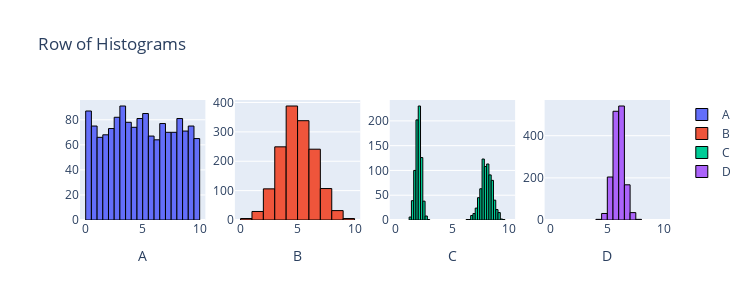

Source (notebook cell):
### Code cell
from scipy import stats
import plotly.graph_objects as go
from plotly.subplots import make_subplots
import numpy as np

n = 1500
data1 = stats.uniform.rvs(0, 10, size=n)
data2 = stats.norm.rvs(5, 1.5, size=n)
data3 = np.r_[stats.norm.rvs(2, 0.25, size=int(n/2)), stats.norm.rvs(8, 0.5, size=int(n/2))]
data4 = stats.norm.rvs(6, 0.5, size=n)

fig = make_subplots(rows=1, cols=4)

fig.add_trace(go.Histogram(x=data1, name='A', nbinsx=30, marker=dict(line=dict(color='black', width=1))), row=1, col=1)
fig.add_trace(go.Histogram(x=data2, name='B', nbinsx=15, marker=dict(line=dict(color='black', width=1))), row=1, col=2)
fig.add_trace(go.Histogram(x=data3, name='C', nbinsx=45, marker=dict(line=dict(color='black', width=1))), row=1, col=3)
fig.add_trace(go.Histogram(x=data4, name='D', nbinsx=15, marker=dict(line=dict(color='black', width=1))), row=1, col=4)

fig.update_layout(height=300, width=750, title_text="Row of Histograms")
fig.update_xaxes(title_text="A", row=1, col=1)
fig.update_xaxes(title_text="B", row=1, col=2)
fig.update_xaxes(title_text="C", row=1, col=3)
fig.update_xaxes(title_text="D", row=1, col=4)
fig.update_xaxes(range=[-0.5, 10.5])

for trace in fig.data:
    trace.xbins = dict(start=0, end=10)
    
# This code was produced by just making requests to Microsoft Copilot
# https://github.com/pointOfive/stat130chat130/blob/main/CHATLOG/wk3/COP/SLS/0001_concise_makeAplotV1.md

fig.show() # USE `fig.show(renderer="png")` FOR ALL GitHub and MarkUs SUBMISSIONS

### Figure 1 — Plotly figure (JSON) as saved in the notebook; plotly's stock layout.template omitted (floating-point values rounded to 4 significant figures; data arrays with more than 128 entries replaced by an {"elided": "..."} marker saying what was removed)
{"data": [{"marker": {"line": {"color": "black", "width": 1}}, "name": "A", "nbinsx": 30, "type": "histogram", "x": {"elided": "1500 float values"}, "xaxis": "x", "xbins": {"end": 10, "start": 0}, "yaxis": "y"}, {"marker": {"line": {"color": "black", "width": 1}}, "name": "B", "nbinsx": 15, "type": "histogram", "x": {"elided": "1500 float values"}, "xaxis": "x2", "xbins": {"end": 10, "start": 0}, "yaxis": "y2"}, {"marker": {"line": {"color": "black", "width": 1}}, "name": "C", "nbinsx": 45, "type": "histogram", "x": {"elided": "1500 float values"}, "xaxis": "x3", "xbins": {"end": 10, "start": 0}, "yaxis": "y3"}, {"marker": {"line": {"color": "black", "width": 1}}, "name": "D", "nbinsx": 15, "type": "histogram", "x": {"elided": "1500 float values"}, "xaxis": "x4", "xbins": {"end": 10, "start": 0}, "yaxis": "y4"}], "layout": {"height": 300, "title": {"text": "Row of Histograms"}, "width": 750, "xaxis": {"anchor": "y", "domain": [0, 0.2125], "range": [-0.5, 10.5], "title": {"text": "A"}}, "xaxis2": {"anchor": "y2", "domain": [0.2625, 0.475], "range": [-0.5, 10.5], "title": {"text": "B"}}, "xaxis3": {"anchor": "y3", "domain": [0.525, 0.7375], "range": [-0.5, 10.5], "title": {"text": "C"}}, "xaxis4": {"anchor": "y4", "domain": [0.7875, 1], "range": [-0.5, 10.5], "title": {"text": "D"}}, "yaxis": {"anchor": "x", "domain": [0, 1]}, "yaxis2": {"anchor": "x2", "domain": [0, 1]}, "yaxis3": {"anchor": "x3", "domain": [0, 1]}, "yaxis4": {"anchor": "x4", "domain": [0, 1]}}}
